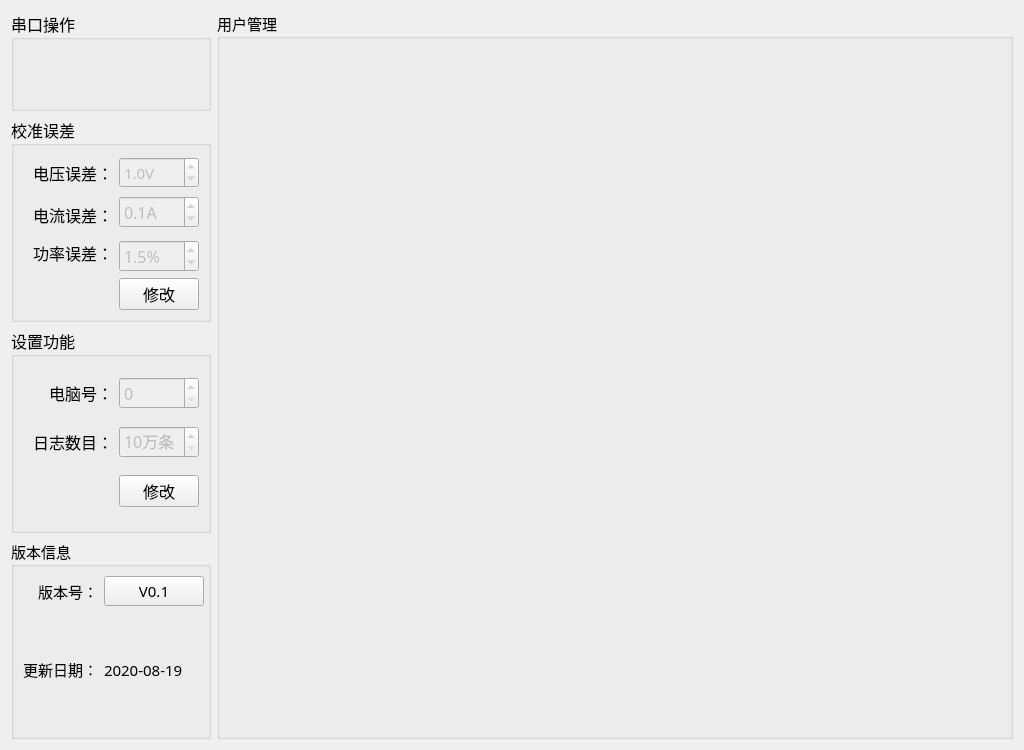
<?xml version="1.0" encoding="UTF-8"?>
<ui version="4.0">
 <class>Setup_MainWid</class>
 <widget class="QWidget" name="Setup_MainWid">
  <property name="geometry">
   <rect>
    <x>0</x>
    <y>0</y>
    <width>1024</width>
    <height>750</height>
   </rect>
  </property>
  <property name="font">
   <font>
    <family>微软雅黑</family>
    <pointsize>11</pointsize>
   </font>
  </property>
  <property name="windowTitle">
   <string>Form</string>
  </property>
  <layout class="QGridLayout" name="gridLayout_6">
   <item row="0" column="0">
    <widget class="QGroupBox" name="groupBox_3">
     <property name="minimumSize">
      <size>
       <width>0</width>
       <height>70</height>
      </size>
     </property>
     <property name="maximumSize">
      <size>
       <width>200</width>
       <height>100</height>
      </size>
     </property>
     <property name="font">
      <font>
       <family>微软雅黑</family>
       <pointsize>12</pointsize>
      </font>
     </property>
     <property name="title">
      <string>串口操作</string>
     </property>
     <layout class="QGridLayout" name="gridLayout">
      <property name="topMargin">
       <number>0</number>
      </property>
      <item row="0" column="0">
       <widget class="QWidget" name="comWid" native="true">
        <property name="minimumSize">
         <size>
          <width>0</width>
          <height>70</height>
         </size>
        </property>
       </widget>
      </item>
     </layout>
    </widget>
   </item>
   <item row="0" column="1" rowspan="4">
    <widget class="QGroupBox" name="groupBox_5">
     <property name="title">
      <string>用户管理</string>
     </property>
     <layout class="QGridLayout" name="gridLayout_4">
      <item row="0" column="0">
       <widget class="QStackedWidget" name="stackedWid"/>
      </item>
     </layout>
    </widget>
   </item>
   <item row="1" column="0">
    <widget class="QGroupBox" name="groupBox_4">
     <property name="maximumSize">
      <size>
       <width>200</width>
       <height>240</height>
      </size>
     </property>
     <property name="font">
      <font>
       <family>微软雅黑</family>
       <pointsize>12</pointsize>
      </font>
     </property>
     <property name="title">
      <string>校准误差</string>
     </property>
     <layout class="QGridLayout" name="gridLayout_3">
      <item row="0" column="1">
       <widget class="QLabel" name="label_10">
        <property name="minimumSize">
         <size>
          <width>0</width>
          <height>35</height>
         </size>
        </property>
        <property name="text">
         <string>电压误差：</string>
        </property>
        <property name="alignment">
         <set>Qt::AlignRight|Qt::AlignTrailing|Qt::AlignVCenter</set>
        </property>
       </widget>
      </item>
      <item row="0" column="2">
       <widget class="QDoubleSpinBox" name="volErrBox">
        <property name="enabled">
         <bool>false</bool>
        </property>
        <property name="minimumSize">
         <size>
          <width>0</width>
          <height>30</height>
         </size>
        </property>
        <property name="font">
         <font>
          <family>微软雅黑</family>
          <pointsize>11</pointsize>
         </font>
        </property>
        <property name="layoutDirection">
         <enum>Qt::LeftToRight</enum>
        </property>
        <property name="styleSheet">
         <string notr="true"/>
        </property>
        <property name="buttonSymbols">
         <enum>QAbstractSpinBox::UpDownArrows</enum>
        </property>
        <property name="correctionMode">
         <enum>QAbstractSpinBox::CorrectToPreviousValue</enum>
        </property>
        <property name="suffix">
         <string>V</string>
        </property>
        <property name="decimals">
         <number>1</number>
        </property>
        <property name="maximum">
         <double>2.000000000000000</double>
        </property>
        <property name="value">
         <double>1.000000000000000</double>
        </property>
       </widget>
      </item>
      <item row="1" column="0" rowspan="2" colspan="2">
       <widget class="QLabel" name="label_9">
        <property name="minimumSize">
         <size>
          <width>0</width>
          <height>35</height>
         </size>
        </property>
        <property name="text">
         <string>电流误差：</string>
        </property>
        <property name="alignment">
         <set>Qt::AlignRight|Qt::AlignTrailing|Qt::AlignVCenter</set>
        </property>
       </widget>
      </item>
      <item row="1" column="2">
       <widget class="QDoubleSpinBox" name="curErrBox">
        <property name="enabled">
         <bool>false</bool>
        </property>
        <property name="minimumSize">
         <size>
          <width>0</width>
          <height>30</height>
         </size>
        </property>
        <property name="prefix">
         <string/>
        </property>
        <property name="suffix">
         <string>A</string>
        </property>
        <property name="decimals">
         <number>1</number>
        </property>
        <property name="maximum">
         <double>0.200000000000000</double>
        </property>
        <property name="singleStep">
         <double>0.100000000000000</double>
        </property>
        <property name="value">
         <double>0.100000000000000</double>
        </property>
       </widget>
      </item>
      <item row="2" column="1" rowspan="2">
       <widget class="QLabel" name="label_11">
        <property name="minimumSize">
         <size>
          <width>0</width>
          <height>35</height>
         </size>
        </property>
        <property name="text">
         <string>功率误差：</string>
        </property>
        <property name="alignment">
         <set>Qt::AlignRight|Qt::AlignTrailing|Qt::AlignVCenter</set>
        </property>
       </widget>
      </item>
      <item row="3" column="2">
       <widget class="QDoubleSpinBox" name="powErrBox">
        <property name="enabled">
         <bool>false</bool>
        </property>
        <property name="minimumSize">
         <size>
          <width>0</width>
          <height>30</height>
         </size>
        </property>
        <property name="prefix">
         <string/>
        </property>
        <property name="suffix">
         <string>%</string>
        </property>
        <property name="decimals">
         <number>1</number>
        </property>
        <property name="minimum">
         <double>0.000000000000000</double>
        </property>
        <property name="maximum">
         <double>10.000000000000000</double>
        </property>
        <property name="singleStep">
         <double>0.500000000000000</double>
        </property>
        <property name="value">
         <double>1.500000000000000</double>
        </property>
       </widget>
      </item>
      <item row="4" column="1">
       <spacer name="horizontalSpacer">
        <property name="orientation">
         <enum>Qt::Horizontal</enum>
        </property>
        <property name="sizeHint" stdset="0">
         <size>
          <width>96</width>
          <height>20</height>
         </size>
        </property>
       </spacer>
      </item>
      <item row="4" column="2">
       <widget class="QPushButton" name="saveBtn">
        <property name="text">
         <string>修改</string>
        </property>
       </widget>
      </item>
     </layout>
    </widget>
   </item>
   <item row="2" column="0">
    <widget class="QGroupBox" name="groupBox_2">
     <property name="minimumSize">
      <size>
       <width>0</width>
       <height>0</height>
      </size>
     </property>
     <property name="maximumSize">
      <size>
       <width>200</width>
       <height>16777215</height>
      </size>
     </property>
     <property name="font">
      <font>
       <family>微软雅黑</family>
       <pointsize>12</pointsize>
      </font>
     </property>
     <property name="title">
      <string>设置功能</string>
     </property>
     <layout class="QGridLayout" name="gridLayout_5">
      <item row="0" column="0">
       <widget class="QLabel" name="label_16">
        <property name="text">
         <string>电脑号：</string>
        </property>
        <property name="alignment">
         <set>Qt::AlignRight|Qt::AlignTrailing|Qt::AlignVCenter</set>
        </property>
       </widget>
      </item>
      <item row="0" column="1">
       <widget class="QSpinBox" name="pcNumSpin">
        <property name="enabled">
         <bool>false</bool>
        </property>
        <property name="styleSheet">
         <string notr="true"/>
        </property>
       </widget>
      </item>
      <item row="1" column="0">
       <widget class="QLabel" name="label_15">
        <property name="text">
         <string>日志数目：</string>
        </property>
        <property name="alignment">
         <set>Qt::AlignRight|Qt::AlignTrailing|Qt::AlignVCenter</set>
        </property>
       </widget>
      </item>
      <item row="1" column="1">
       <widget class="QSpinBox" name="logCountSpin">
        <property name="enabled">
         <bool>false</bool>
        </property>
        <property name="suffix">
         <string>万条</string>
        </property>
        <property name="minimum">
         <number>10</number>
        </property>
       </widget>
      </item>
      <item row="2" column="0">
       <spacer name="horizontalSpacer_2">
        <property name="orientation">
         <enum>Qt::Horizontal</enum>
        </property>
        <property name="sizeHint" stdset="0">
         <size>
          <width>92</width>
          <height>20</height>
         </size>
        </property>
       </spacer>
      </item>
      <item row="2" column="1">
       <widget class="QPushButton" name="pcBtn">
        <property name="text">
         <string>修改</string>
        </property>
       </widget>
      </item>
     </layout>
    </widget>
   </item>
   <item row="3" column="0">
    <widget class="QGroupBox" name="groupBox">
     <property name="maximumSize">
      <size>
       <width>200</width>
       <height>200</height>
      </size>
     </property>
     <property name="title">
      <string>版本信息</string>
     </property>
     <layout class="QGridLayout" name="gridLayout_2">
      <item row="1" column="2">
       <widget class="QLabel" name="label_4">
        <property name="text">
         <string>2020-08-19</string>
        </property>
       </widget>
      </item>
      <item row="0" column="0">
       <widget class="QLabel" name="label">
        <property name="text">
         <string>版本号：</string>
        </property>
        <property name="alignment">
         <set>Qt::AlignRight|Qt::AlignTrailing|Qt::AlignVCenter</set>
        </property>
       </widget>
      </item>
      <item row="1" column="0">
       <widget class="QLabel" name="label_3">
        <property name="text">
         <string>更新日期：</string>
        </property>
        <property name="alignment">
         <set>Qt::AlignRight|Qt::AlignTrailing|Qt::AlignVCenter</set>
        </property>
       </widget>
      </item>
      <item row="0" column="2">
       <widget class="QPushButton" name="verBtn">
        <property name="minimumSize">
         <size>
          <width>100</width>
          <height>30</height>
         </size>
        </property>
        <property name="text">
         <string>V0.1</string>
        </property>
       </widget>
      </item>
     </layout>
    </widget>
   </item>
  </layout>
 </widget>
 <resources/>
 <connections/>
</ui>
